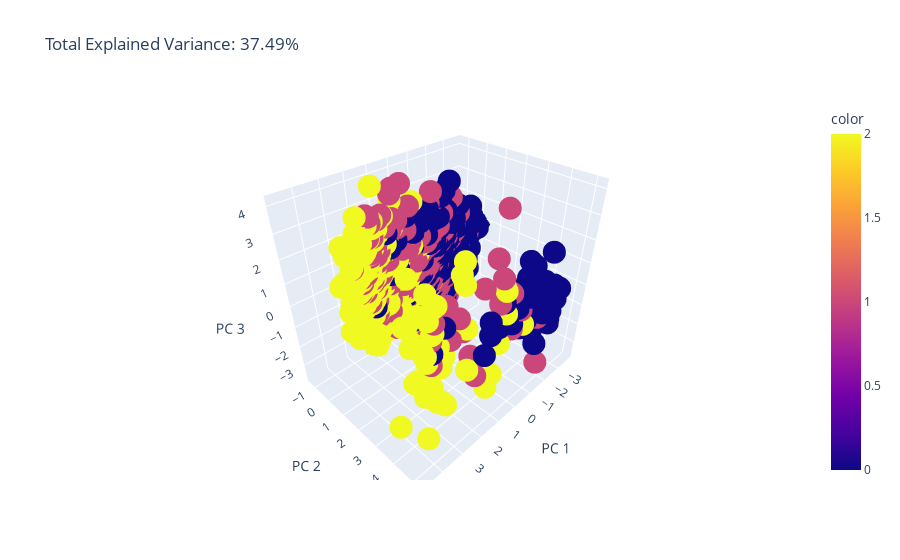

Here is the notebook cell this chart was saved with:
### Code cell
pca = PCA(n_components=3)
components = pca.fit_transform(X_train)

total_var = pca.explained_variance_ratio_.sum() * 100

fig = px.scatter_3d(
    components, x=0, y=1, z=2, color=X_train['cannabis'],
    title=f'Total Explained Variance: {total_var:.2f}%',
    labels={'0': 'PC 1', '1': 'PC 2', '2': 'PC 3'}
)
fig.show()

### Figure 1 — Plotly figure (JSON) as saved in the notebook; plotly's stock layout.template omitted (floating-point values rounded to 4 significant figures; data arrays with more than 128 entries replaced by an {"elided": "..."} marker saying what was removed)
{"data": [{"hovertemplate": "PC 1=%{x}<br>PC 2=%{y}<br>PC 3=%{z}<br>color=%{marker.color}<extra></extra>", "legendgroup": "", "marker": {"color": {"elided": "1308 int values"}, "coloraxis": "coloraxis", "symbol": "circle"}, "mode": "markers", "name": "", "scene": "scene", "showlegend": false, "type": "scatter3d", "x": {"elided": "1308 float values"}, "y": {"elided": "1308 float values"}, "z": {"elided": "1308 float values"}}], "layout": {"coloraxis": {"colorbar": {"title": {"text": "color"}}, "colorscale": [[0, "#0d0887"], [0.1111, "#46039f"], [0.2222, "#7201a8"], [0.3333, "#9c179e"], [0.4444, "#bd3786"], [0.5556, "#d8576b"], [0.6667, "#ed7953"], [0.7778, "#fb9f3a"], [0.8889, "#fdca26"], [1, "#f0f921"]]}, "legend": {"tracegroupgap": 0}, "scene": {"domain": {"x": [0, 1], "y": [0, 1]}, "xaxis": {"title": {"text": "PC 1"}}, "yaxis": {"title": {"text": "PC 2"}}, "zaxis": {"title": {"text": "PC 3"}}}, "title": {"text": "Total Explained Variance: 37.49%"}}}
